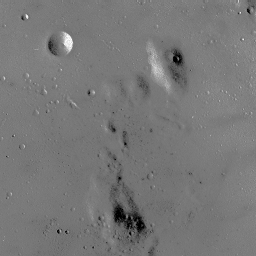
#> input picture MP3/images/moon.bmp, 256 x 256 px; its folder holds only this picture in this run
$ python mp3.py
#> lines starting #> are read from the running program, lines starting #| are printed output that depends on the picture
### MP3/mp3_helper.py
#!/usr/bin/python3

import os.path
from pathlib import Path

import numpy as np
from PIL import Image

script_dir = os.path.dirname(__file__)
images_dir = os.path.join(script_dir, "images")
results_dir = os.path.join(script_dir, "results")
test_images_dir = os.path.join(script_dir, "test_images")
test_results_dir = os.path.join(script_dir, "test_results")


subdirs = [images_dir, results_dir, test_images_dir, test_results_dir]

for subdir in subdirs:
    if not os.path.exists(subdir):
        os.makedirs(subdir)

images = [os.path.join(images_dir, f) for f in os.listdir(images_dir)]
test_images = [os.path.join(test_images_dir, f) for f in os.listdir(test_images_dir)]


def reveal_images():
    """Reveal the contents of the images/ and test_images/ directory."""
    assert os.path.exists(images_dir)
    assert os.path.exists(test_images_dir)

    print("    Images in images/:")
    for image in [os.path.join(images_dir, f) for f in os.listdir(images_dir)]:
        print("        " + image)

    print("    Images in test_images/:")
    for test_image in [
        os.path.join(test_images_dir, f) for f in os.listdir(test_images_dir)
    ]:
        print("        " + test_image)

    return None


def hello():
    """Just a wrapper for some initial print statements and checks."""
    print("Andrew Quinn - EECS 332 - MP#3: Histogram and Color EQ")
    print("-" * 80)

    for subdir in subdirs:
        if not os.path.exists(subdir):
            os.makedirs(subdir)

    reveal_images()
    print("")

    return None


def load_gs(img):
    return np.array(Image.open(img).convert("L")).astype(int)


def save_gs(data, filename, dir=results_dir, ext=".bmp"):
    save_loc = os.path.join(dir, filename + ext)
    im = Image.fromarray(data.astype(np.uint8), "L")
    im.save(save_loc)
    return save_loc


# [5 lines that do not run on import are left out]

### MP3/mp3.py
#!/usr/bin/python3

# Anything not directly related to processing here
import sys
from pathlib import Path

import matplotlib.pyplot as plt
import numpy as np
from mp3_helper import *
from PIL import Image

np.set_printoptions(threshold=sys.maxsize)
np.set_printoptions(linewidth=1000)


def img2dict(data):
    """Construct a histogram of the count of every value found in the
    2D array data, in a dictionary, along with the minimum and maximum
    greyscale value it found in the data."""
    hist_data = {}

    for i in range(0, data.shape[0]):
        for j in range(0, data.shape[1]):
            if data[i, j] not in hist_data.keys():
                hist_data[data[i, j]] = 1
            else:
                hist_data[data[i, j]] += 1
    return hist_data


def hist2matrix(hist):
    """Returns a |hist|-by-2 matrix, with keys on top and values on bottom."""

    m = np.zeros((len(hist), 2)).astype(int)
    # print(m.shape)

    c = 0
    for key in sorted(hist.keys()):
        m[c, 0] = key
        m[c, 1] = hist[key]
        c += 1

    return m


def matrix2cmd(matrix_in):
    """Given an n*2 matrix of keys in column 0 and integer values in column
    1, returns a new n*2 matrix of the same keys, but the values have been
    summed up."""

    matrix_out = np.zeros_like(matrix_in)
    c = 0
    for i in range(0, matrix_in.shape[0]):
        c += matrix_in[i, 1]
        # print(c)
        matrix_out[i, 0] = matrix_in[i, 0]
        matrix_out[i, 1] = c
    return matrix_out


def cmd2plottable(cmd_in):
    """Given the output of matrix2cmd, constructs a 256*2 matrix for plotting
    the cumulative distribution function."""
    matrix_out = np.zeros((256, 2))

    cumval = 0
    nextval = 0
    for i in range(0, 256):
        matrix_out[i, 0] = i
        matrix_out[i, 1] = cumval
        if matrix_out[i, 0] == cmd_in[nextval, 0]:
            matrix_out[i, 1] = cmd_in[nextval, 1]
            cumval = matrix_out[i, 1]
            if nextval < cmd_in.shape[0] - 1:
                nextval += 1

    return matrix_out


def cmd2dict(cmd):
    """Returns a dictionary of what to replace each value by."""
    pixel_count = cmd[cmd.shape[0] - 1, cmd.shape[1] - 1]
    scaling_dict = dict()

    for i in range(0, cmd.shape[0]):
        scaling_dict[cmd[i, 0]] = round(
            ((cmd[i, 1] - cmd[0, 1]) / (pixel_count - cmd[0, 1])) * 255
        )
    return scaling_dict


if __name__ == "__main__":
    hello()

    for image in test_images:
        img_data = load_gs(image)
        hist_data = img2dict(img_data)

        hist = hist2matrix(hist_data)
        hist_cmd = matrix2cmd(hist)
        plottable_cmd = cmd2plottable(hist_cmd)
        hist_eq_dict = cmd2dict(hist_cmd)

        results_data = np.zeros_like(img_data).astype(int)

        for i in range(0, results_data.shape[0]):
            for j in range(0, results_data.shape[1]):
                results_data[i, j] = hist_eq_dict[img_data[i, j]]

        results_hist = img2dict(results_data)
        results_hist_matrix = hist2matrix(results_hist)
        results_hist_cmd = matrix2cmd(results_hist_matrix)
        plottable_results_cmd = cmd2plottable(results_hist_cmd)

        test_results_path = save_gs(
            results_data, Path(image).stem, dir=test_results_dir
        )

        print("Processed image saved to: {}".format(test_results_path))

        # Let's plot some histograms.
        fig = plt.figure()
        ax1 = fig.add_subplot(111)
        ax1.set_title("Pixels per color value: `{}`".format(Path(image).stem + ".bmp"))
        ax1.set_xlabel("Pixel color value ($v \in \{0, 1, \dots, 255\}$)")
        ax1.set_ylabel("# / pixels per grayscale value")
        ln1 = ax1.bar(
            hist_data.keys(), hist_data.values(), alpha=0.6, color="r", label="Original"
        )
        ln2 = ax1.bar(
            results_hist.keys(),
            results_hist.values(),
            alpha=0.6,
            color="b",
            label="EQ'd",
        )

        ax2 = ax1.twinx()
        ln3 = ax2.bar(
            plottable_cmd[:, 0],
            plottable_cmd[:, 1],
            alpha=0.1,
            color="g",
            label="cdf (Original)",
        )
        ln4 = ax2.bar(
            plottable_results_cmd[:, 0],
            plottable_results_cmd[:, 1],
            alpha=0.1,
            color="purple",
            label="cdf (EQ'd)",
        )

        plt.legend(
            [ln1, ln2, ln3, ln4],
            [ln1.get_label(), ln2.get_label(), ln3.get_label(), ln4.get_label()],
        )
        plt.tight_layout()

        plt.savefig(os.path.join(test_results_dir, Path(image).stem + "_hist.svg"))
        plt.savefig(os.path.join(test_results_dir, Path(image).stem + "_hist.jpg"))
        plt.close()

    for image in images:
        img_data = load_gs(image)
        hist_data = img2dict(img_data)
#> hist_data = 239 items

        hist = hist2matrix(hist_data)
#> in hist2matrix, `m = np.zeros((len(hist), 2)).astype(int)`: m = 239 pairs, first value 0 to 0, second value 0 to 0
#> the loop in hist2matrix, `for key in sorted(hist.keys()):` made 239 passes
#> key on passes 5 to 7: 6, 7, 8
#> after the loop in hist2matrix, `for key in sorted(hist.keys()):`: c = 239; m = 239 pairs, first value 0 to 255, second value 1 to 5145
#> hist has the same summary as m in hist2matrix
        hist_cmd = matrix2cmd(hist)
#> the loop in matrix2cmd, `for i in range(0, matrix_in.shape[0]):` made 239 passes
#> c on passes 1 to 3: 99, 107, 113
#> after the loop in matrix2cmd, `for i in range(0, matrix_in.shape[0]):`: c = 65536; matrix_out = 239 pairs, first value 0 to 255, second value 99 to 65536
#> hist_cmd has the same summary as matrix_out in matrix2cmd
        plottable_cmd = cmd2plottable(hist_cmd)
#> after the loop in cmd2plottable, `for i in range(0, 256):`: matrix_out = 256 pairs, first value 0 to 255, second value 99 to 65536; nextval = 238
#> plottable_cmd has the same summary as matrix_out in cmd2plottable

        hist_eq_dict = cmd2dict(hist_cmd)
#> in cmd2dict, `pixel_count = cmd[cmd.shape[0] - 1, cmd.shape[1] - 1]`: pixel_count = 65536
#> after the loop in cmd2dict, `for i in range(0, cmd.shape[0]):`: scaling_dict = 239 items
#> hist_eq_dict = 239 items

        results_data = np.zeros_like(img_data).astype(int)

        for i in range(0, results_data.shape[0]):
            for j in range(0, results_data.shape[1]):
                results_data[i, j] = hist_eq_dict[img_data[i, j]]
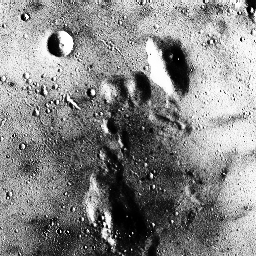
#> results_data: shape (256, 256) int64; min 0, max 255, mean 133.4

        results_hist = img2dict(results_data)
#> results_hist = 50 items
        results_hist_matrix = hist2matrix(results_hist)
#> the loop in hist2matrix (call 2), `for key in sorted(hist.keys()):` made 50 passes
#> key on passes 19 to 30: 20, 22, 25, 30, 35, 44, 55, 68, 85, 104, 124, 143
#> results_hist_matrix = 50 pairs, first value 0 to 255, second value 129 to 5145
        results_hist_cmd = matrix2cmd(results_hist_matrix)
#> the loop in matrix2cmd (call 2), `for i in range(0, matrix_in.shape[0]):` made 50 passes
#> c on passes 1 to 12: 226, 480, 726, 978, 1228, 1459, 1727, 1973, 2182, 2426, 2698, 3005
#> results_hist_cmd = 50 pairs, first value 0 to 255, second value 226 to 65536
        plottable_results_cmd = cmd2plottable(results_hist_cmd)
#> plottable_results_cmd = 256 pairs, first value 0 to 255, second value 226 to 65536

        results_path = save_gs(results_data, Path(image).stem)
        print("Processed image saved: {}".format(results_path))
#| Processed image saved: MP3/results/moon.bmp

        # Let's plot some histograms.
        fig = plt.figure()
        ax1 = fig.add_subplot(111)
        ax1.set_title("Pixels per color value: `{}`".format(Path(image).stem + ".bmp"))
        ax1.set_xlabel("Pixel color value ($v \in \{0, 1, \dots, 255\}$)")
        ax1.set_ylabel("Number of pixels")
        ln1 = ax1.bar(
            hist_data.keys(), hist_data.values(), alpha=0.6, color="r", label="Original"
        )
#> ln1 = 239 items
        ln2 = ax1.bar(
            results_hist.keys(),
            results_hist.values(),
            alpha=0.6,
            color="b",
            label="EQ'd",
        )
#> ln2 = 50 items

        ax2 = ax1.twinx()
        ln3 = ax2.bar(
            plottable_cmd[:, 0],
            plottable_cmd[:, 1],
            alpha=0.1,
            color="g",
            label="cdf (Original)",
        )
#> ln3 = 256 items
        ln4 = ax2.bar(
            plottable_results_cmd[:, 0],
            plottable_results_cmd[:, 1],
            alpha=0.1,
            color="purple",
            label="cdf (EQ'd)",
        )
#> ln4 = 256 items

        plt.legend(
            [ln1, ln2, ln3, ln4],
            [ln1.get_label(), ln2.get_label(), ln3.get_label(), ln4.get_label()],
        )
        plt.tight_layout()

        plt.savefig(os.path.join(results_dir, Path(image).stem + "_hist.svg"))
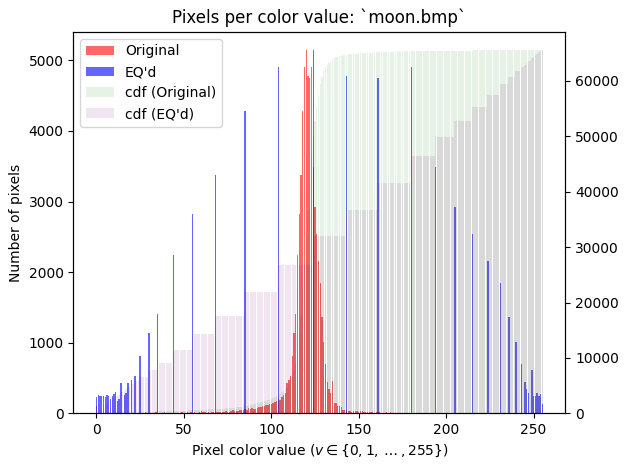
#> figure drawn by matplotlib, 2 panels; panel 1: tallest bar 5145 high, from x = 119.6 to 120.4; panel 1: tallest bar 5145 high, from x = 123.6 to 124.4; panel 2: tallest bar 65536 high, from x = 254.6 to 255.4; panel 2: tallest bar 65536 high, from x = 254.6 to 255.4
        plt.savefig(os.path.join(results_dir, Path(image).stem + "_hist.jpg"))
        plt.close()
